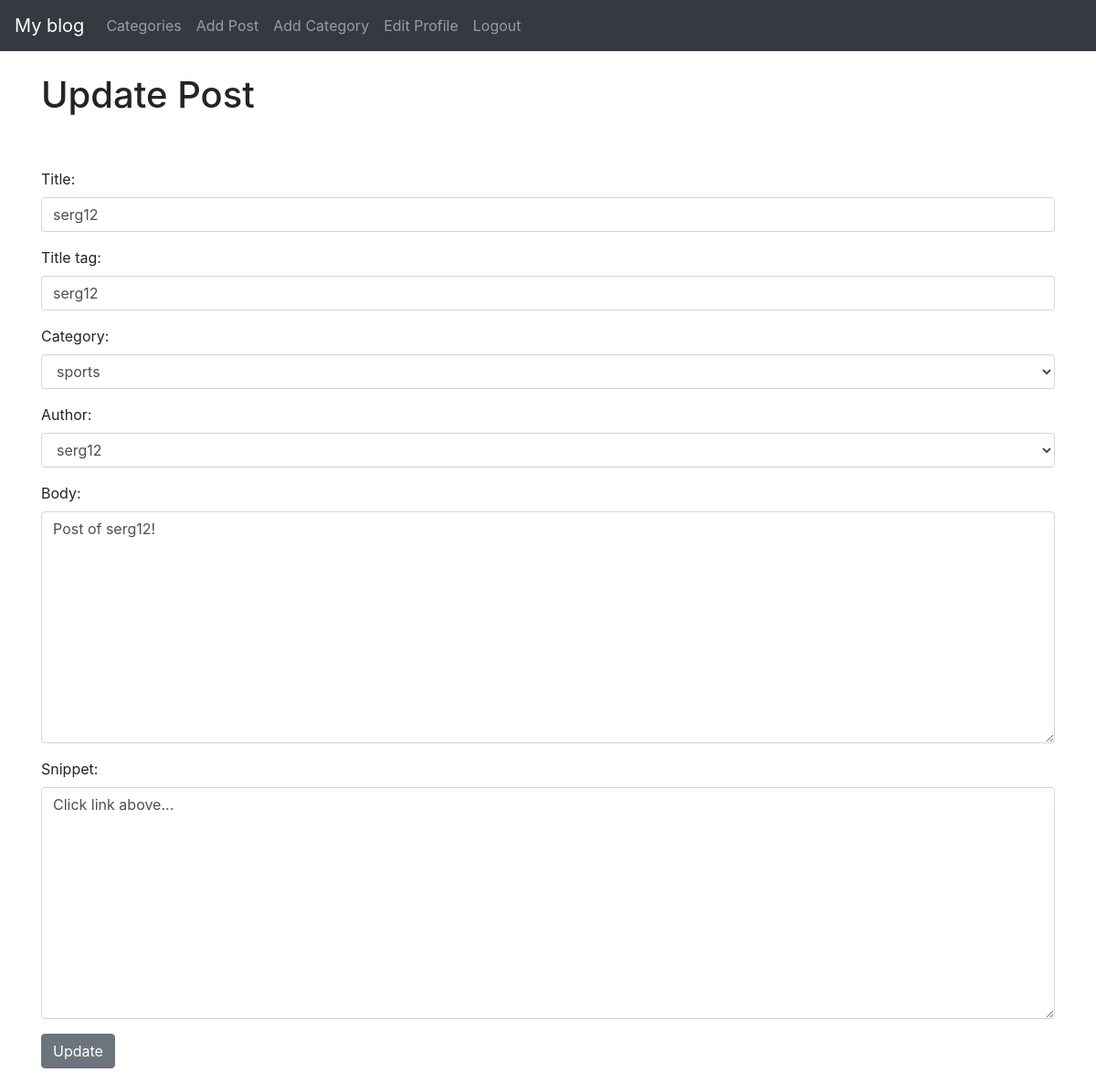
Page /article/edit/6 (signed in) on the committed database.
### theblog/models.py (models this page shows, shortened)
class Post(models.Model):
    title = models.CharField(max_length=255)
    title_tag = models.CharField(max_length=255, default="My blog")
    author = models.ForeignKey(User, on_delete=models.CASCADE)
    body = RichTextField(blank=True, null=True)
    post_date = models.DateField(auto_now_add=True)
    category = models.CharField(max_length=255, default='coding')
    snippet = models.CharField(max_length=255)
    likes = models.ManyToManyField(User, related_name='blog_posts')

### theblog/views.py (the view)
# urls.py: path('article/edit/<int:pk>', UpdatePostView.as_view(), name='update_post'),
class UpdatePostView(UpdateView):
    model = Post
    form_class = EditForm
    template_name = 'update_post.html'

### theblog/forms.py
class EditForm(forms.ModelForm):
    class Meta:
        model = Post
        fields = ('title', 'title_tag', 'category', 'author', 'body', 'snippet')
        widgets = {
            'title': forms.TextInput(attrs={'class': 'form-control'}),
            'title_tag': forms.TextInput(attrs={'class': 'form-control'}),
            'author': forms.Select(attrs={'class': 'form-control'}),
            'category': forms.Select(choices=choices, attrs={'class': 'form-control'}),
            'body': forms.Textarea(attrs={'class': 'form-control'}),
            'snippet': forms.Textarea(attrs={'class': 'form-control'}),
        }

### theblog/templates/update_post.html (shortened to what this page needs)
{% extends 'base.html'  %}
{% block content %}
    {% if user.is_authenticated %}
        {% if user.id == post.author.id %}
            <h1>Update Post</h1>
            <br/><br/>
            <div class="form-group">
                <form method="POST">
                    {{ form.as_p }}
                    <button class="btn btn-secondary">Update</button>
            </div>
        {% else %}
            You're not allowed here (and you know it...)!
        {% endif %}
    {% else %}
    You're not allowed here! (and you know it...)
    {% endif %}
{% endblock %}

### rows in the picture
Post: title "serg12", title_tag "serg12", category "sports", author "serg12", body "Post of serg12!", snippet "Click link above..."
